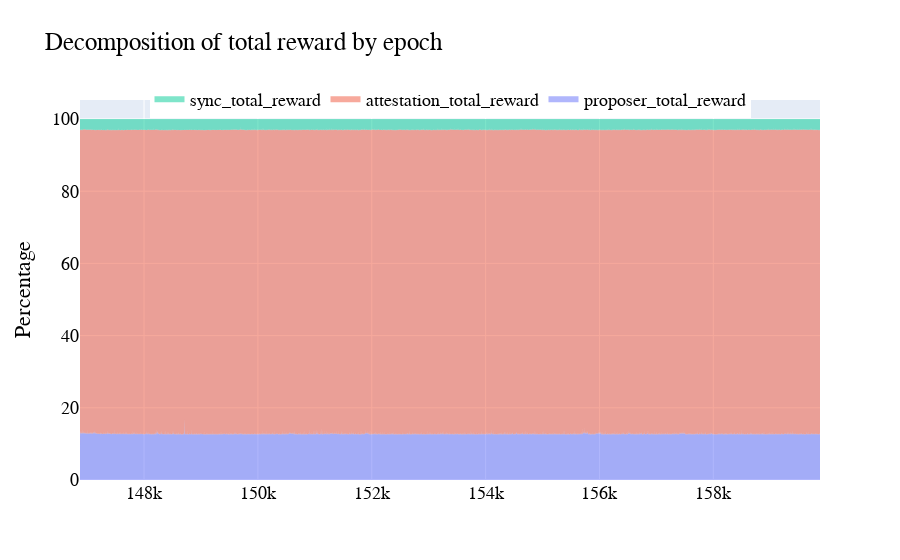

Write notebook code for a chart like this one.
### Code cell
import pandas as pd
import plotly.graph_objects as go

# Sample data (replace with your data)
df =data.copy()

# Get columns that end with '_reward' but exclude 'final_total_reward'
reward_columns = [col for col in df.columns if col.endswith('_reward') and col != 'final_total_reward']

# Compute total reward for each date excluding 'final_total_reward'
df['total_reward_excluding_final'] = df[reward_columns].sum(axis=1)

# Convert each reward column to a percentage of the total reward excluding 'final_total_reward'
for col in reward_columns:
    df[col] = (df[col] / df['total_reward_excluding_final']) * 100

# Create a Plotly figure
fig = go.Figure()

# Add traces for each reward column in percentage
for col in reward_columns:
    fig.add_trace(go.Scatter(x=df['epoch'], y=df[col], mode='none', stackgroup='one', groupnorm='percent', name=col))
# Label y-axis as percentage for each subplot
fig.update_yaxes(title='Percentage')
    
# Update layout for the legend and other properties
fig.update_layout(
    font=dict(family="Courier New, monospace", size=18, color="black"),
    title_text=f"Decomposition of total reward by epoch",
    showlegend=True,
    legend=dict(
        y=1.05,            # Adjusts the y position
        x=0.5,            # Adjusts the x position
        xanchor='center', # Anchor the x position
        yanchor='top',    # Anchor the y position
        orientation='h',   # Horizontal orientation
    )
)

# Show figure
fig.show()

### Figure 1 — Plotly figure (JSON) as saved in the notebook; plotly's stock layout.template omitted (floating-point values rounded to 4 significant figures; data arrays with more than 128 entries replaced by an {"elided": "..."} marker saying what was removed)
{"data": [{"groupnorm": "percent", "mode": "none", "name": "proposer_total_reward", "stackgroup": "one", "type": "scatter", "x": {"elided": "13000 int values"}, "y": {"elided": "13000 float values"}}, {"groupnorm": "percent", "mode": "none", "name": "attestation_total_reward", "stackgroup": "one", "type": "scatter", "x": {"elided": "13000 int values"}, "y": {"elided": "13000 float values"}}, {"groupnorm": "percent", "mode": "none", "name": "sync_total_reward", "stackgroup": "one", "type": "scatter", "x": {"elided": "13000 int values"}, "y": {"elided": "13000 float values"}}], "layout": {"font": {"color": "black", "family": "Courier New, monospace", "size": 18}, "legend": {"orientation": "h", "x": 0.5, "xanchor": "center", "y": 1.05, "yanchor": "top"}, "showlegend": true, "title": {"text": "Decomposition of total reward by epoch"}, "yaxis": {"title": {"text": "Percentage"}}}}
